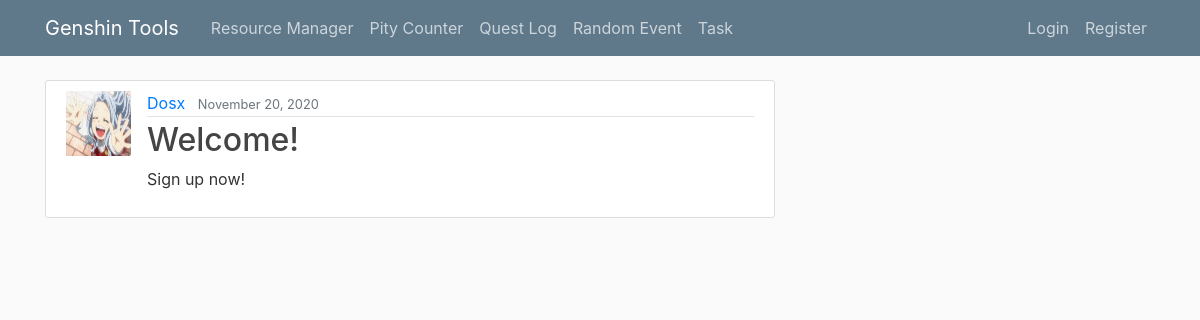
The page / on the database its author committed.
### website/models.py (models this page shows, shortened)
class Post(models.Model):
    title = models.CharField(max_length=100)
    content = models.TextField()
    date_posted = models.DateTimeField(default=timezone.now)
    author = models.ForeignKey(User, on_delete=models.CASCADE)

### users/models.py (models this page shows, shortened)
class Profile(models.Model):
    user = models.OneToOneField(User, on_delete=models.CASCADE)
    image = models.ImageField(default='default.jpg', upload_to='profile_pics')
    character = models.IntegerField(default=0)
    weapon = models.IntegerField(default=0)
    standard = models.IntegerField(default=0)
    event = models.IntegerField(default=10)
    date = models.DateTimeField(default=timezone.now)

### website/views.py (the view)
# urls.py: 2. Add a URL to urlpatterns:  path('', views.home, name='home')
def home(request):
    context = {
        'posts': Post.objects.all()
    }
    return render(request, 'website/home.html', context)

### website/templates/website/home.html (shortened to what this page needs)
{% extends "website/base.html" %}
{% block content %}
  {% for post in posts %}
    <article class="media content-section">
      <img class="round-circle article-img" src="{{ post.author.profile.image.url }}">
      <div class="media-body">
        <div class="article-metadata">
          <a class="mr-2" href="">{{ post.author }}</a>
          <small class="text-muted">{{ post.date_posted|date:"F d, Y"}}</small>
        </div>
        <h2><a class="article-title" href="{% url 'post-detail' post.id %}">{{ post.title }}</a></h2>
        <p class="article-content">{{ post.content }}</p>
      </div>
    </article>
  {% endfor %}
{% endblock content %}

### website/static/website/main.css (style rules this page uses)
body { background: #fafafa; color: #333333; margin-top: 5rem; }
h1, h2, h3, h4, h5, h6 { color: #444444; }
.content-section { background: #ffffff; padding: 10px 20px; border: 1px solid #dddddd; border-radius: 3px; margin-bottom: 20px; }
.article-title { color: #444444; }
.article-content { white-space: pre-line; }
.article-img { height: 65px; width: 65px; margin-right: 16px; }
.article-metadata { padding-bottom: 1px; margin-bottom: 4px; border-bottom: 1px solid #e3e3e3 }

### rows shown on the page
Post: author.profile.image (placeholder picture), author "Dosx", date_posted "November 20, 2020", title "Welcome!", content "Sign up now!"
